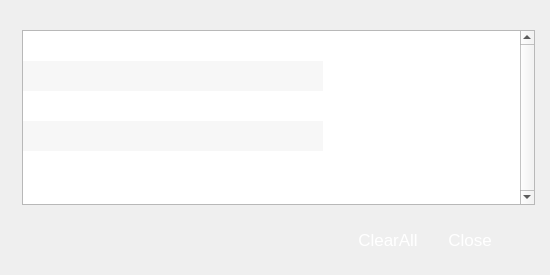
<?xml version="1.0" encoding="UTF-8"?>
<ui version="4.0">
 <class>noticmsg</class>
 <widget class="QWidget" name="noticmsg">
  <property name="enabled">
   <bool>true</bool>
  </property>
  <property name="geometry">
   <rect>
    <x>0</x>
    <y>0</y>
    <width>550</width>
    <height>275</height>
   </rect>
  </property>
  <property name="windowTitle">
   <string>Form</string>
  </property>
  <property name="styleSheet">
   <string notr="true">#noticmsg[pltdismode=&quot;indoor&quot;] 
{
background-color: rgba(243, 243, 243,1);
}
#noticmsg[pltdismode=&quot;night&quot;] 
{
background-color: rgba(241, 210, 160,1);
}

QPushButton { border-style: flat;}
QPushButton{padding-left:0px;text-align:center;
color: rgb(255, 255, 255);
}</string>
  </property>
  <property name="pltdismode" stdset="0">
   <string>indoor</string>
  </property>
  <widget class="QPushButton" name="pushButton">
   <property name="geometry">
    <rect>
     <x>430</x>
     <y>225</y>
     <width>80</width>
     <height>30</height>
    </rect>
   </property>
   <property name="font">
    <font>
     <family>Arial</family>
     <pointsize>13</pointsize>
    </font>
   </property>
   <property name="styleSheet">
    <string notr="true">#noticmsg[pltdismode=&quot;indoor&quot;] QPushButton
{
	background-image: url(:/bit/image/btn_ok_w80_nor.png);
}
#noticmsg[pltdismode=&quot;indoor&quot;] QPushButton:pressed
{	
	background-image: url(:/bit/image/btn_ok_w80_click.png);
}

#noticmsg[pltdismode=&quot;night&quot;] QPushButton
{
	background-image: url(:/bit/image/oK-normal_night.png);
}
#noticmsg[pltdismode=&quot;night&quot;] QPushButton:pressed
{	
	background-image: url(:/bit/image/oK-click_night.png);
}</string>
   </property>
   <property name="text">
    <string>Close</string>
   </property>
  </widget>
  <widget class="QPushButton" name="pushButton_2">
   <property name="geometry">
    <rect>
     <x>348</x>
     <y>225</y>
     <width>80</width>
     <height>30</height>
    </rect>
   </property>
   <property name="font">
    <font>
     <family>Arial</family>
     <pointsize>13</pointsize>
    </font>
   </property>
   <property name="styleSheet">
    <string notr="true">#noticmsg[pltdismode=&quot;indoor&quot;] QPushButton
{
	background-image: url(:/bit/image/btn_cancel_w80_nor.png);
}
#noticmsg[pltdismode=&quot;indoor&quot;] QPushButton:pressed
{	
	background-image: url(:/bit/image/btn_cancel_w80_click.png);
}

#noticmsg[pltdismode=&quot;night&quot;] QPushButton
{
	background-image: url(:/bit/image/cancel-normal_night.png);
}
#noticmsg[pltdismode=&quot;night&quot;] QPushButton:pressed
{	
	background-image: url(:/bit/image/cancel-click_night.png);
}</string>
   </property>
   <property name="text">
    <string>ClearAll</string>
   </property>
  </widget>
  <widget class="QTableWidget" name="tableWidget">
   <property name="enabled">
    <bool>true</bool>
   </property>
   <property name="geometry">
    <rect>
     <x>22</x>
     <y>30</y>
     <width>513</width>
     <height>175</height>
    </rect>
   </property>
   <property name="font">
    <font>
     <family>Arial</family>
     <pointsize>15</pointsize>
    </font>
   </property>
   <property name="focusPolicy">
    <enum>Qt::NoFocus</enum>
   </property>
   <property name="styleSheet">
    <string notr="true">#noticmsg[pltdismode=&quot;indoor&quot;] QTableWidget
{
border:none;
alternate-background-color: rgba(243, 243, 243,1);	
background-color: rgba(255, 255, 255,1);
}

#noticmsg[pltdismode=&quot;night&quot;] QTableWidget
{
border:none;
alternate-background-color: rgba(241, 210, 160,1);	
background-color: rgba(251, 219, 167,1);
}

#noticmsg[pltdismode=&quot;indoor&quot;] QScrollBar:vertical {
background-color: rgba(145, 145, 145,1);
  width:12px;
  border-radius:6px; 
}

#noticmsg[pltdismode=&quot;night&quot;] QScrollBar:vertical {
background-color: rgba(142, 124, 94,1);
  width:12px;
  border-radius:6px; 
}

#noticmsg[pltdismode=&quot;indoor&quot;] QScrollBar::handle:vertical {
  border:2px solid rgba(145, 145, 145, 1);
  background-color:rgba(235, 235, 235, 1);
  width:8px;
  border-radius:6px; 
}

#noticmsg[pltdismode=&quot;night&quot;] QScrollBar::handle:vertical {
  border:2px solid rgba(145, 145, 145, 1);
  background-color:rgba(231, 201, 153, 1);
  width:8px;
  border-radius:6px; 
}

QScrollBar::add-line:vertical {
  height:0px;
  subcontrol-position:bottom;
  subcontrol-origin:margin;
}
QScrollBar::sub-line:vertical {
  height:0px;
  subcontrol-position:top;
  subcontrol-origin:margin;
}</string>
   </property>
   <property name="lineWidth">
    <number>0</number>
   </property>
   <property name="verticalScrollBarPolicy">
    <enum>Qt::ScrollBarAlwaysOn</enum>
   </property>
   <property name="horizontalScrollBarPolicy">
    <enum>Qt::ScrollBarAlwaysOff</enum>
   </property>
   <property name="autoScroll">
    <bool>true</bool>
   </property>
   <property name="editTriggers">
    <set>QAbstractItemView::NoEditTriggers</set>
   </property>
   <property name="showDropIndicator" stdset="0">
    <bool>true</bool>
   </property>
   <property name="alternatingRowColors">
    <bool>true</bool>
   </property>
   <property name="selectionMode">
    <enum>QAbstractItemView::ExtendedSelection</enum>
   </property>
   <property name="selectionBehavior">
    <enum>QAbstractItemView::SelectRows</enum>
   </property>
   <property name="showGrid">
    <bool>false</bool>
   </property>
   <property name="wordWrap">
    <bool>true</bool>
   </property>
   <property name="cornerButtonEnabled">
    <bool>false</bool>
   </property>
   <attribute name="horizontalHeaderVisible">
    <bool>false</bool>
   </attribute>
   <attribute name="horizontalHeaderDefaultSectionSize">
    <number>100</number>
   </attribute>
   <attribute name="horizontalHeaderHighlightSections">
    <bool>false</bool>
   </attribute>
   <attribute name="horizontalHeaderStretchLastSection">
    <bool>false</bool>
   </attribute>
   <attribute name="verticalHeaderVisible">
    <bool>false</bool>
   </attribute>
   <attribute name="verticalHeaderHighlightSections">
    <bool>false</bool>
   </attribute>
   <row>
    <property name="text">
     <string>New Row</string>
    </property>
   </row>
   <row>
    <property name="text">
     <string>New Row</string>
    </property>
   </row>
   <row>
    <property name="text">
     <string>New Row</string>
    </property>
   </row>
   <row>
    <property name="text">
     <string>New Row</string>
    </property>
   </row>
   <row>
    <property name="text">
     <string>New Row</string>
    </property>
   </row>
   <column>
    <property name="text">
     <string>New Column</string>
    </property>
   </column>
   <column>
    <property name="text">
     <string>New Column</string>
    </property>
   </column>
   <column>
    <property name="text">
     <string>New Column</string>
    </property>
   </column>
   <item row="0" column="0">
    <property name="text">
     <string/>
    </property>
   </item>
   <item row="0" column="1">
    <property name="text">
     <string/>
    </property>
   </item>
   <item row="0" column="2">
    <property name="text">
     <string/>
    </property>
   </item>
  </widget>
  <widget class="QLabel" name="label">
   <property name="geometry">
    <rect>
     <x>518</x>
     <y>30</y>
     <width>21</width>
     <height>175</height>
    </rect>
   </property>
   <property name="styleSheet">
    <string notr="true">#noticmsg[pltdismode=&quot;indoor&quot;] QLabel
{
	background-color: rgba(243, 243, 243,1);
}
#noticmsg[pltdismode=&quot;night&quot;] QLabel
{
	background-color: rgba(241, 210, 160,1);
}</string>
   </property>
   <property name="text">
    <string/>
   </property>
  </widget>
  <widget class="QLabel" name="label_2">
   <property name="geometry">
    <rect>
     <x>20</x>
     <y>206</y>
     <width>451</width>
     <height>17</height>
    </rect>
   </property>
   <property name="font">
    <font>
     <family>Arial</family>
     <pointsize>11</pointsize>
     <weight>75</weight>
     <bold>true</bold>
    </font>
   </property>
   <property name="styleSheet">
    <string notr="true">color: rgb(239, 41, 41);
background-color: rgba(255, 255, 255,0);</string>
   </property>
   <property name="text">
    <string/>
   </property>
  </widget>
 </widget>
 <resources/>
 <connections/>
</ui>
